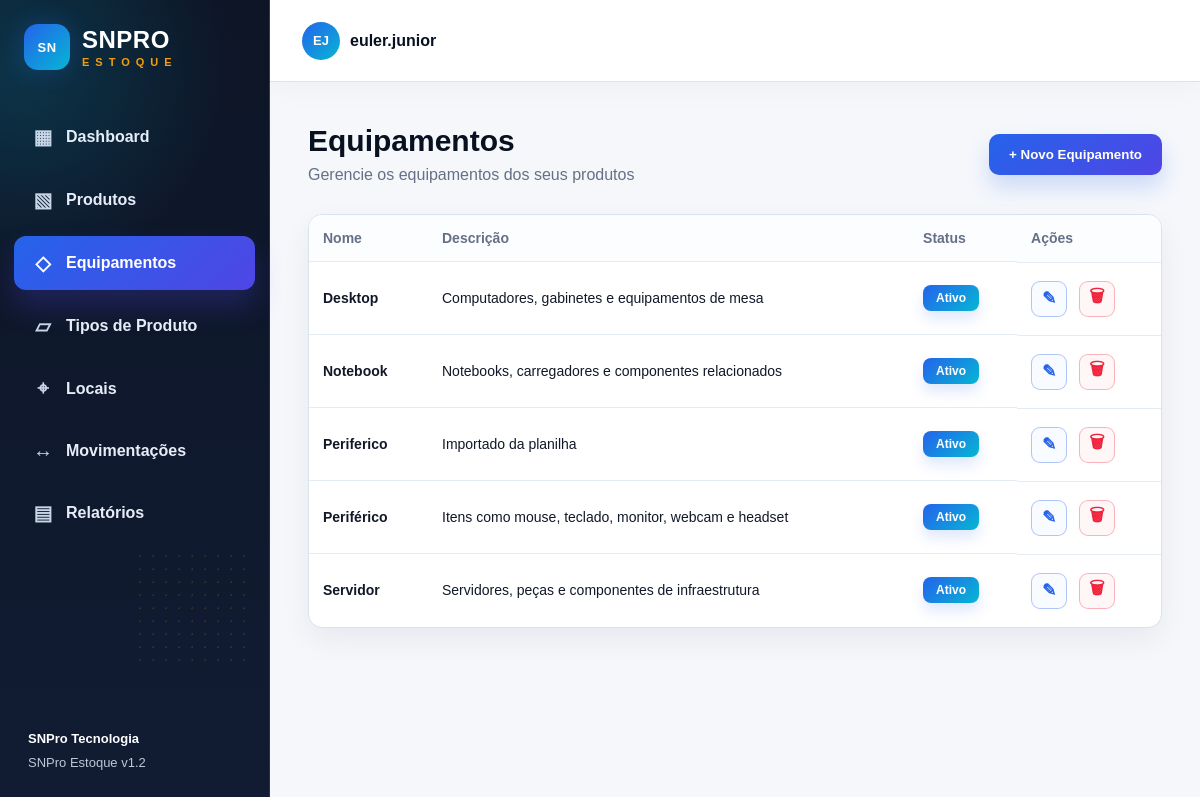
The page /equipamentos on the database its author committed.
### app/models.py (models this page shows)
class Equipamento(db.Model):
    __tablename__ = "equipamentos"
    id = db.Column(db.Integer, primary_key=True)
    nome = db.Column(db.String(80), unique=True, nullable=False)
    descricao = db.Column(db.Text, nullable=True)
    status = db.Column(db.String(30), nullable=False, default="Ativo")

### app/routes.py (the view)
@main.route("/equipamentos")
def equipamentos():
    _garantir_equipamentos_padrao()
    equipamentos_lista = Equipamento.query.order_by(Equipamento.nome.asc()).all()
    return render_template("equipamentos.html", active_page="equipamentos", equipamentos=equipamentos_lista)

### app/routes.py (called while the page is built)
def _garantir_equipamentos_padrao():
    if Equipamento.query.count() == 0:
        for nome, descricao in EQUIPAMENTOS_PADRAO:
            db.session.add(Equipamento(nome=nome, descricao=descricao, status="Ativo"))
        db.session.commit()

### app/templates/equipamentos.html (shortened to what this page needs)
{% extends "base.html" %}
{% block content %}
<section class="page-header">
    <div>
        <h1>Equipamentos</h1>
        <p>Gerencie os equipamentos dos seus produtos</p>
    </div>
    <button class="btn-primary" onclick="openCategoryCreateModal()">+ Novo Equipamento</button>
</section>
<div class="table-card categories-card">
    <table>
        <thead>
            <tr>
                <th>Nome</th>
                <th>Descrição</th>
                <th>Status</th>
                <th>Ações</th>
            </tr>
        </thead>
        <tbody>
            {% for equipamento in equipamentos %}
            <tr>
                <td><strong>{{ equipamento.nome }}</strong></td>
                <td>{{ equipamento.descricao or '-' }}</td>
                <td><span class="status-active">{{ equipamento.status }}</span></td>
                <td class="actions">
                    <button title="Editar" class="icon-btn edit" type="button" onclick="openCategoryEditModal(this)"
                        data-id="{{ equipamento.id }}"
                        data-nome="{{ equipamento.nome }}"
                        data-descricao="{{ equipamento.descricao or '' }}"
                        data-status="{{ equipamento.status }}">✎</button>
                    <form method="post" action="{{ url_for('main.excluir_equipamento', equipamento_id=equipamento.id) }}" data-confirm-kind="equipamento" data-confirm-article="esta">
                        <button title="Excluir" class="icon-btn danger" type="submit">🗑</button>
                    </form>
                </td>
            </tr>
            {% else %}
            <tr>
                <td colspan="4" class="empty">Nenhum equipamento encontrado.</td>
            </tr>
            {% endfor %}
        </tbody>
    </table>
</div>
{% endblock %}

### app/static/css/style.css (style rules this page uses)
:root { --snpro-ink: #07111f; --snpro-sidebar: #0d1526; --snpro-sidebar-2: #111c33; --snpro-blue: #2563eb; --snpro-cyan: #06b6d4; --snpro-violet: #4f46e5; --snpro-accent: #f59e0b; --snpro-bg: #f5f7fb; --snpro-card: #ffffff; --snpro-text: #111827; --snpro-muted: #667085; --snpro-border: #d9e2ef; --danger: #ef233c; }
* { box-sizing: border-box; }
body { margin: 0; font-family: Arial, sans-serif; background: var(--snpro-bg); color: var(--snpro-text); }
.page-header { display: flex; justify-content: space-between; align-items: center; padding: 42px 38px 24px; }
h1 { margin: 0; font-size: 30px; color: var(--snpro-ink); }
p { margin: 8px 0 0; color: var(--snpro-muted); }
.btn-primary { border: 0; background: linear-gradient(135deg, var(--snpro-blue), var(--snpro-violet)); color: white; padding: 13px 20px; border-radius: 10px; font-weight: 900; cursor: pointer; box-shadow: 0 12px 22px rgba(37,99,235,.20); }
.table-card { margin: 0 38px 36px; background: white; border: 1px solid var(--snpro-border); border-radius: 14px; overflow: hidden; box-shadow: 0 12px 30px rgba(7,17,31,.06); }
.categories-card { margin-top: 6px; }
table { width: 100%; border-collapse: collapse; }
th { text-align: left; font-size: 14px; color: var(--snpro-muted); padding: 15px 14px; font-weight: 900; background: #fbfdff; }
td { padding: 18px 14px; border-top: 1px solid #e4ebf5; font-size: 14px; vertical-align: middle; }
.status-active { display: inline-block; padding: 6px 13px; border-radius: 8px; font-size: 12px; font-weight: 900; background: linear-gradient(135deg, var(--snpro-blue), var(--snpro-cyan)); color: white; box-shadow: 0 8px 14px rgba(37,99,235,.15); }
.actions { display: flex; gap: 12px; align-items: center; }
.actions form { margin: 0; }
.icon-btn { width: 36px; height: 36px; display: inline-flex; align-items: center; justify-content: center; border: 1px solid #cfe0f5; border-radius: 9px; background: #ffffff; cursor: pointer; font-size: 17px; font-weight: 900; transition: .15s ease; }
.icon-btn.edit { color: var(--snpro-blue); border-color: rgba(37,99,235,.35); background: #f8fbff; }
.icon-btn.danger { color: var(--danger); border-color: rgba(239,35,60,.32); background: #fff7f7; }
:root { --chart-1: #2563eb; --chart-2: #7c3aed; --chart-3: #0891b2; --chart-4: #16a34a; --chart-5: #f59e0b; --chart-6: #ef233c; --chart-7: #475569; --chart-8: #db2777; }

### rows shown on the page
Equipamento: nome "Desktop", descricao "Computadores, gabinetes e equipamentos de mesa", status "Ativo"
Equipamento: nome "Notebook", descricao "Notebooks, carregadores e componentes relacionados", status "Ativo"
Equipamento: nome "Periferico", descricao "Importado da planilha", status "Ativo"
Equipamento: nome "Periférico", descricao "Itens como mouse, teclado, monitor, webcam e headset", status "Ativo"
Equipamento: nome "Servidor", descricao "Servidores, peças e componentes de infraestrutura", status "Ativo"
